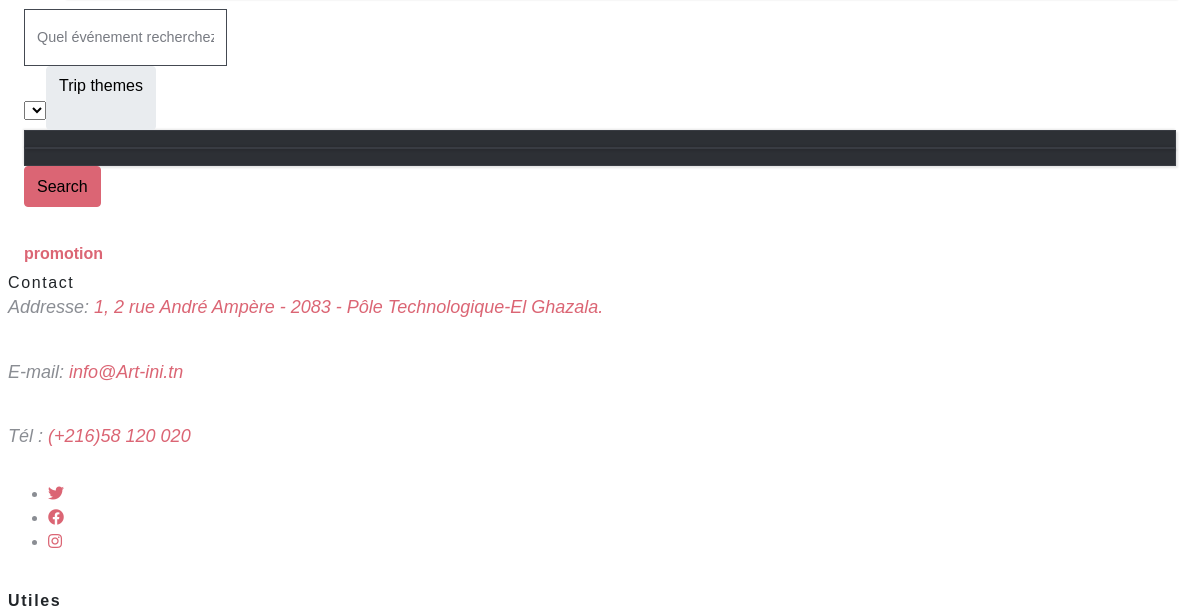
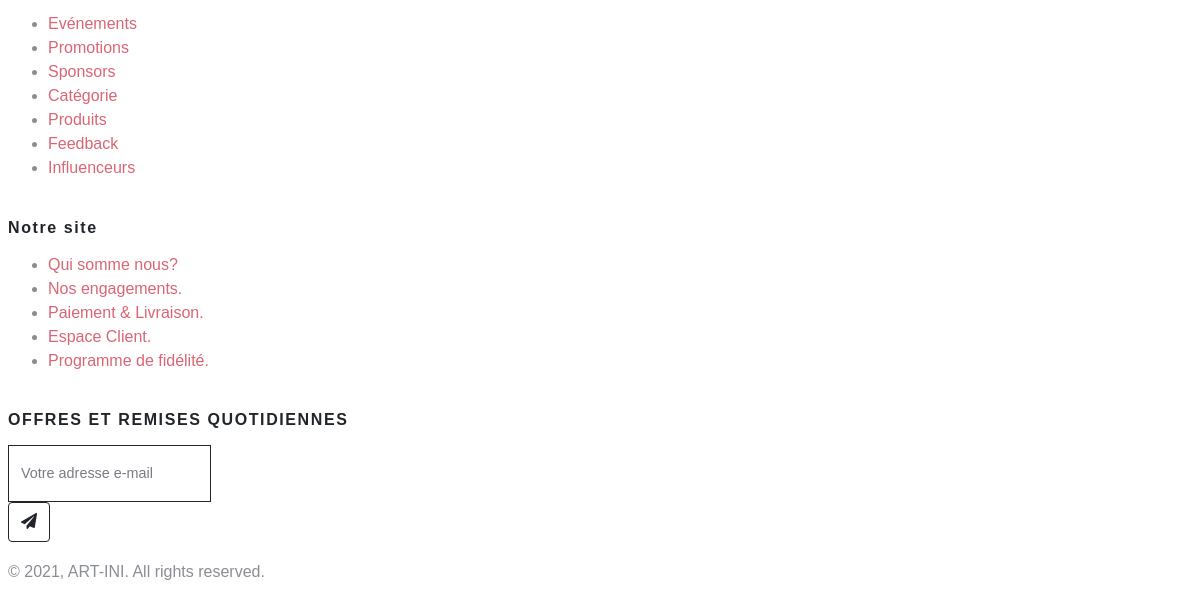
Before: /Views/Front/promo.php (signed in, lower part) with the older database file (2 pictures, top to bottom).
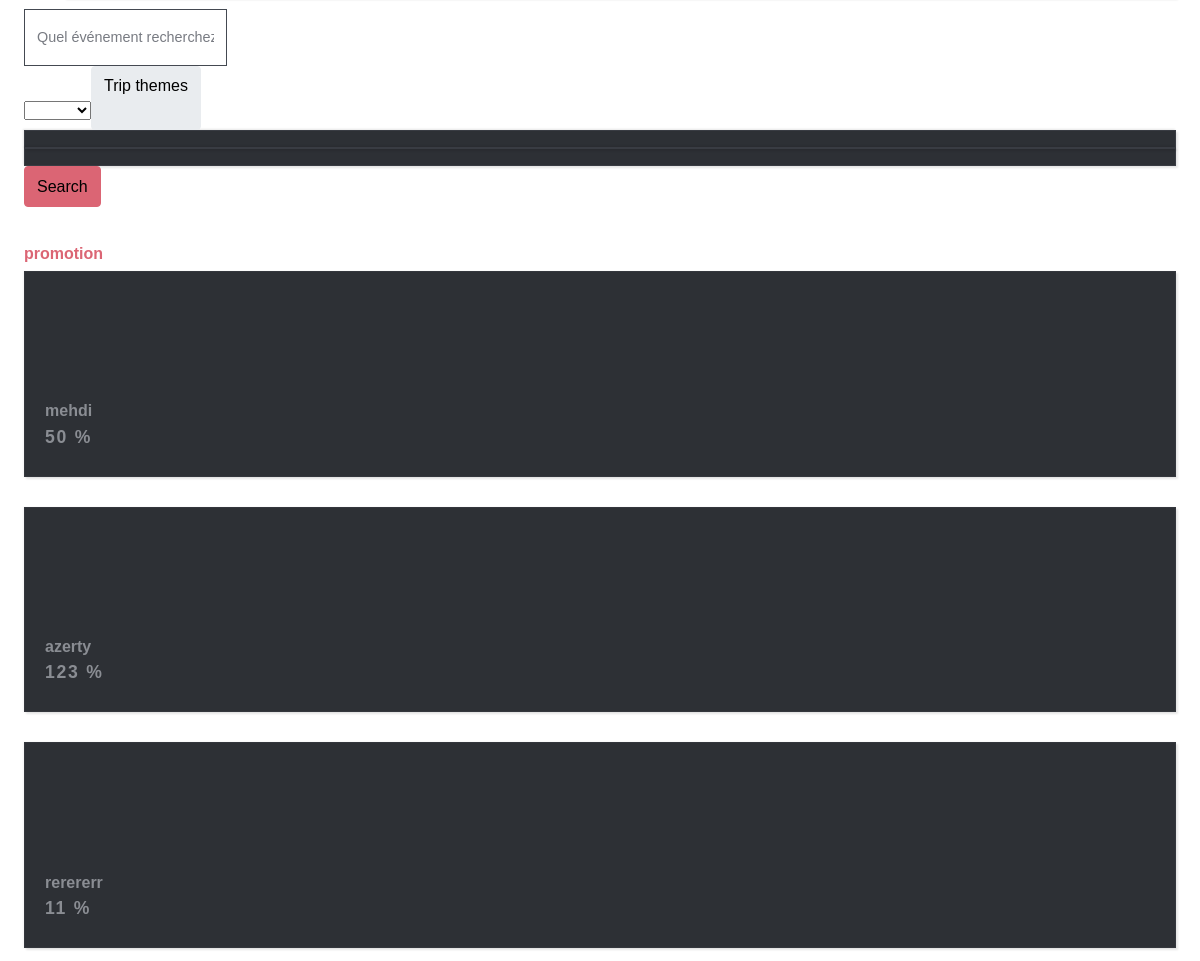
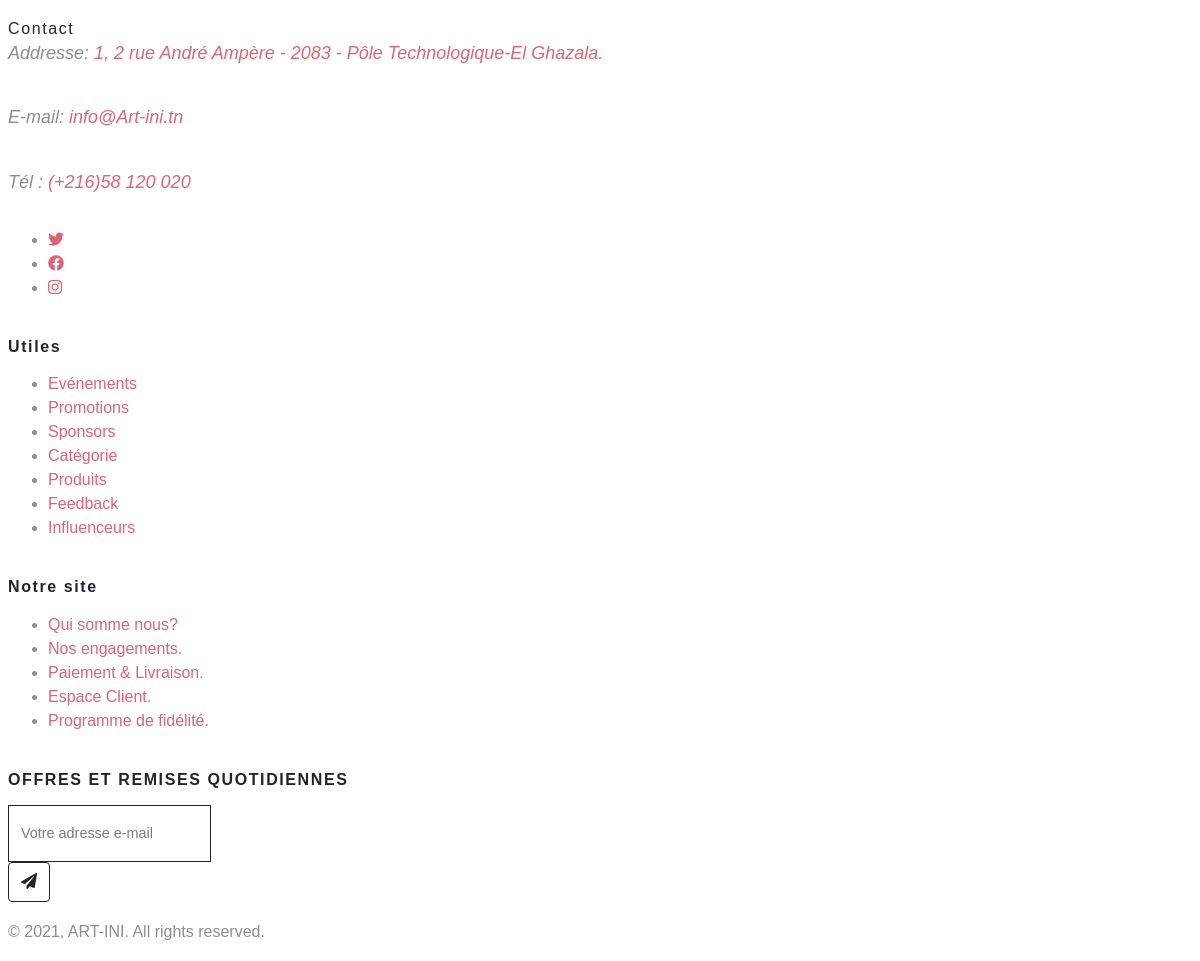
After: the same page with the newer database file (2 pictures, top to bottom).
### tables this page shows
CREATE TABLE `promotion` (
  `id` int(11) NOT NULL,
  `desc_pro` text NOT NULL,
  `nom` varchar(30) NOT NULL,
  `valeur` int(11) NOT NULL,
  `PA_Promo` int(3) NOT NULL,
  `idevent` int(10) NOT NULL
);

### Controller/Type3CC.php (called while the page is built, shortened)
<?php
class promoC {
    public function afficherType() {
        $sql="SELECT * FROM promotion";
        $db=Config::getConnexion();
        try{
            $liste = $db->query($sql);
            return $liste;
        }
        catch (Exception $e){
            die('Erreur: '.$e->getMessage());
        }
    }
}
?>

### Views/Front/promo.php (the view, shortened to what this page needs)
<?php
require_once '../../Controller/Type3CC.php';
  $inf1= new promoC();
  $liste=$inf1->afficherType();
  $tp1= new promoC();
  $listetp=$tp1->afficherType();
?>
<!DOCTYPE html>
<html lang="en">
  <head>
    <link rel="stylesheet" href="assets/vendor/nouislider/nouislider.css">
    <link rel="stylesheet" href="https://cdnjs.cloudflare.com/ajax/libs/Swiper/4.4.1/css/swiper.min.css">
    <link rel="stylesheet" href="assets/vendor/magnific-popup/magnific-popup.css">
    <link rel="stylesheet" href="assets/css/style.default.css" id="theme-stylesheet">
    <link rel="stylesheet" href="assets/css/custom.css">
    <link rel="stylesheet" href="https://use.fontawesome.com/releases/v5.8.1/css/all.css">
  </head>
  <body style="padding-top: 72px;">
    <section class="py-7 position-relative dark-overlay">
      <div class="container">
        <div class="overlay-content text-white py-lg-5">
          <br>
          <div class="search-bar mt-5 p-3 p-lg-1 pl-lg-4">
            <form action="ResRecherchepro.php" method="POST">
              <div class="row">
                <div class="col-lg-4 d-flex align-items-center form-group">
                  <input class="form-control border-0 shadow-0" type="text" name="searchPro" placeholder="Quel événement recherchez-vous?">
                </div>
                <div class="col-lg-3 d-flex align-items-center form-group no-divider">
                  <select class="selectpicker" title="Trip themes" name="nom_type" id="nom_type" >
                    <?php
                      foreach($listetp as $t) {
                    ?>
                    <option >  <?php echo $t['nom'] ?>  </option>
                    <?php
                      }
                    ?>
                  </select>
                </div>
                <div class="col-lg-2">
                  <button class="btn btn-primary btn-block rounded-xl h-100" type="submit" > Search </button>
                </div>
              </div>
            </form>
          </div>
        </div>
      </div>
    </section>
    <section class="pt-6 pb-4">
      <div class="container">
        <h6 class="subtitle text-center text-primary mb-5">promotion</h6>
        <div class="row mb-7">
          <?php
            foreach($liste as $i) {
          ?>
          <div class="mb-3 mb-lg-0 col-sm-6 col-lg-3">
            <div class="card border-0 hover-animate bg-transparent">
            <br>
            <br>
            <br>
              <div class="card-body team-body text-center">
                <h6 class="card-title"> <?php echo $i['nom'] ?><br>
                <h5 class="card-subtitle text-muted text-xs text-uppercase"><?php echo $i['valeur'] ?> %   </h5>
              </div>
            </div>
          </div>
          <?php
          }
          ?>
        </div>
      </div>
    </section>
    <?php include_once 'include/footer.php'; ?>
  </body>
</html>

Changed rows visible on the page:
added promotion: nom "mehdi", valeur "50"
added promotion: nom "azerty", valeur "123"
added promotion: nom "rerererr", valeur "11"
